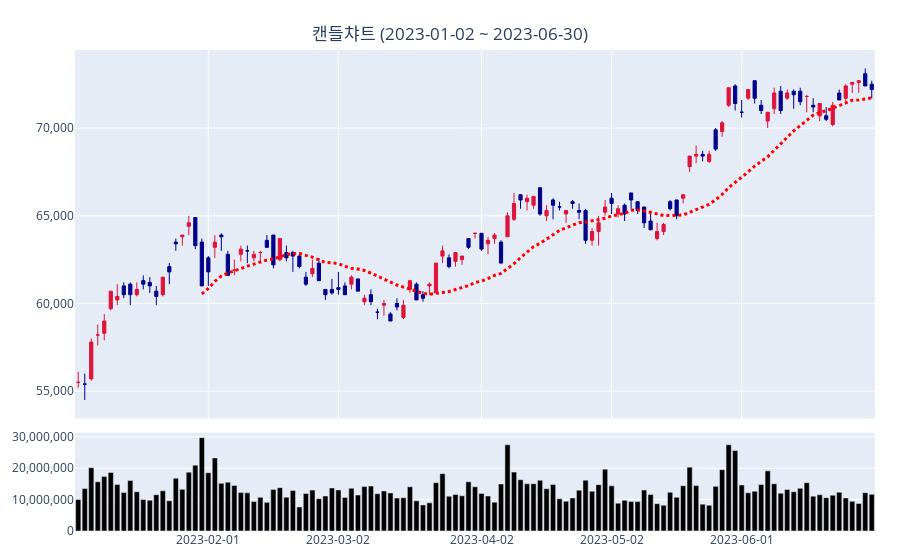

Notebook source saved alongside this figure:
### Markdown cell above
오버레이를 그리는 세부옵션은 다음과 같이 줄 수 있습니다.

### Code cell
kq.chart_candle(
    df_sma20, 
    overlay={
        "SMA_20": {
            "line_color": "red",
            "line_width": 3,
            "line_dash": "dot",
        }
    }
)
